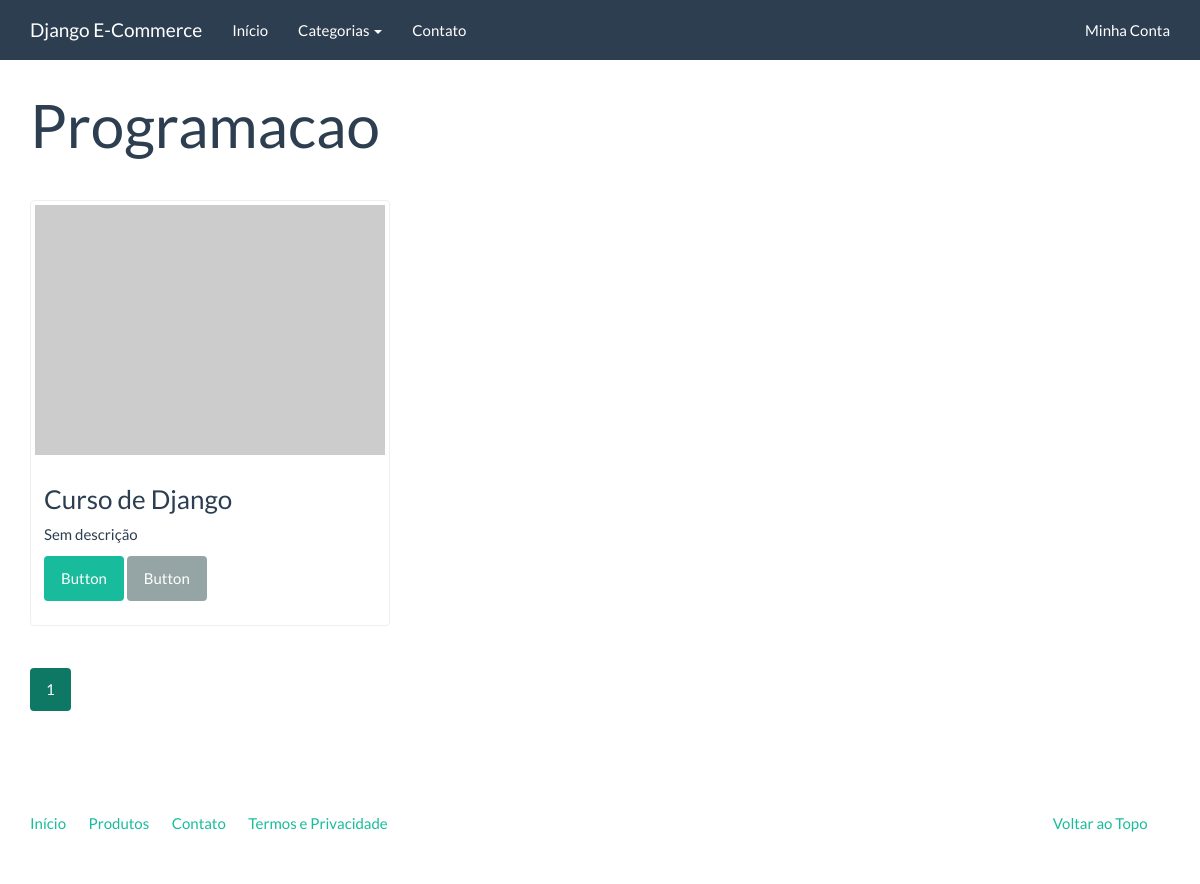
/catalogo/programacao/, run on an earlier commit of the app's database.
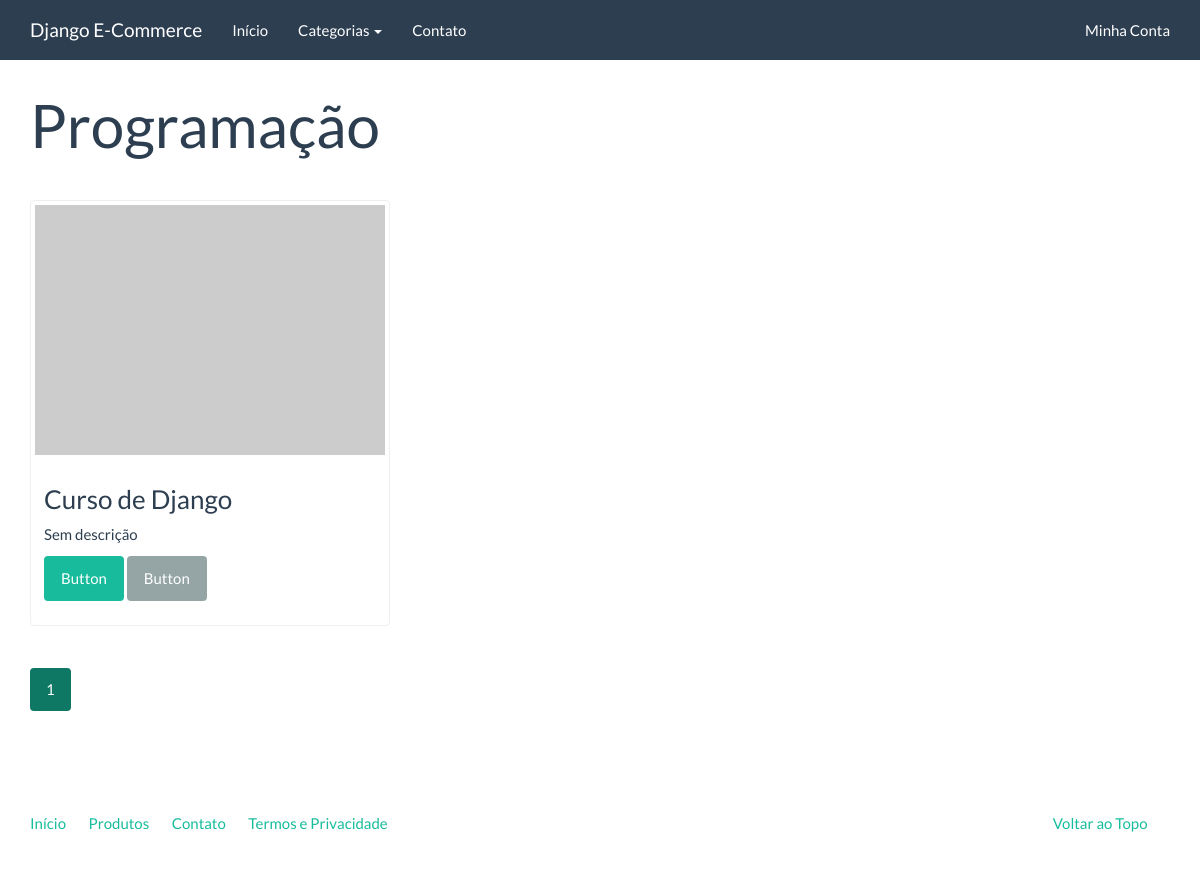
And on a later commit of the database.
### catalog/models.py (models this page shows)
class Category(models.Model):
    created = models.DateTimeField('Criado em', auto_now_add=True)
    modified = models.DateTimeField('Modificado em', auto_now=True)
    name = models.CharField('Nome', max_length=100)
    slug = models.SlugField('Identificador', max_length=100)
    class Meta:
        verbose_name = 'Categoria'
        verbose_name_plural = 'Categorias'
        ordering = ['name']
    def get_absolute_url(self):
        return reverse('catalog:category', kwargs={'slug': self.slug})
    def __str__(self):
        return self.name

### catalog/views.py (the view)
class CategoryListView(generic.ListView):
    template_name = 'catalog/category.html'
    context_object_name = 'product_list'
    paginate_by = 3
    def get_queryset(self):
        return Product.objects.filter(category__slug=self.kwargs['slug'])
    def get_context_data(self, **kwargs):
        context = super(CategoryListView, self).get_context_data(**kwargs)
        context['current_category'] = get_object_or_404(Category, slug=self.kwargs['slug'])
        return context

### catalog/context_processors.py (called while the page is built)
def categories(request):
    return {
        'categories': Category.objects.all()
    }

### catalog/models.py (called while the page is built)
    def __str__(self):
        return self.name

    def get_absolute_url(self):
        return reverse('catalog:product', kwargs={'slug': self.slug})

### core/templatetags/pagination.py (called while the page is built)
@register.inclusion_tag('pagination.html')
def pagination(request, paginator, page_obj):
    context = {
        'paginator': paginator,
        'request': request,
        'page_obj': page_obj,
    }
    getvars = request.GET.copy()
    if 'page' in getvars:
        del getvars['page']
    if len(getvars) > 0:
        context['getvars'] = '&{0}'.format(getvars.urlencode())
    else:
        context['getvars'] = ''
    return context

### catalog/templates/catalog/category.html (shortened to what this page needs)
{% extends "base.html" %}
{% load pagination %}
{% block container %}
    <div class="page-header">
        <h1>{{ current_category }}</h1>
    </div>
    <div class="row">
        {% for product in product_list %}
            <div class="col-sm-6 col-md-4">
                <div class="thumbnail">
                    <a href="{{ product.get_absolute_url }}">
                        <img src="http://placehold.it/350x250" alt="" />
                    </a>
                    <div class="caption">
                        <h3>{{ product }}</h3>
                        {{ product.description|default:'Sem descrição'|linebreaks }}
                        <p><a href="{{ product.get_absolute_url }}" class="btn btn-success" role="button">Button</a> <a href="#" class="btn btn-default" role="button">Button</a></p>
                    </div>
                </div>
            </div>
        {% endfor %}
    </div>
    {% pagination request paginator page_obj %}
{% endblock container %}

What changed in the data, as far as the page shows it:
changed Category: name "Programacao" → "Programação"
